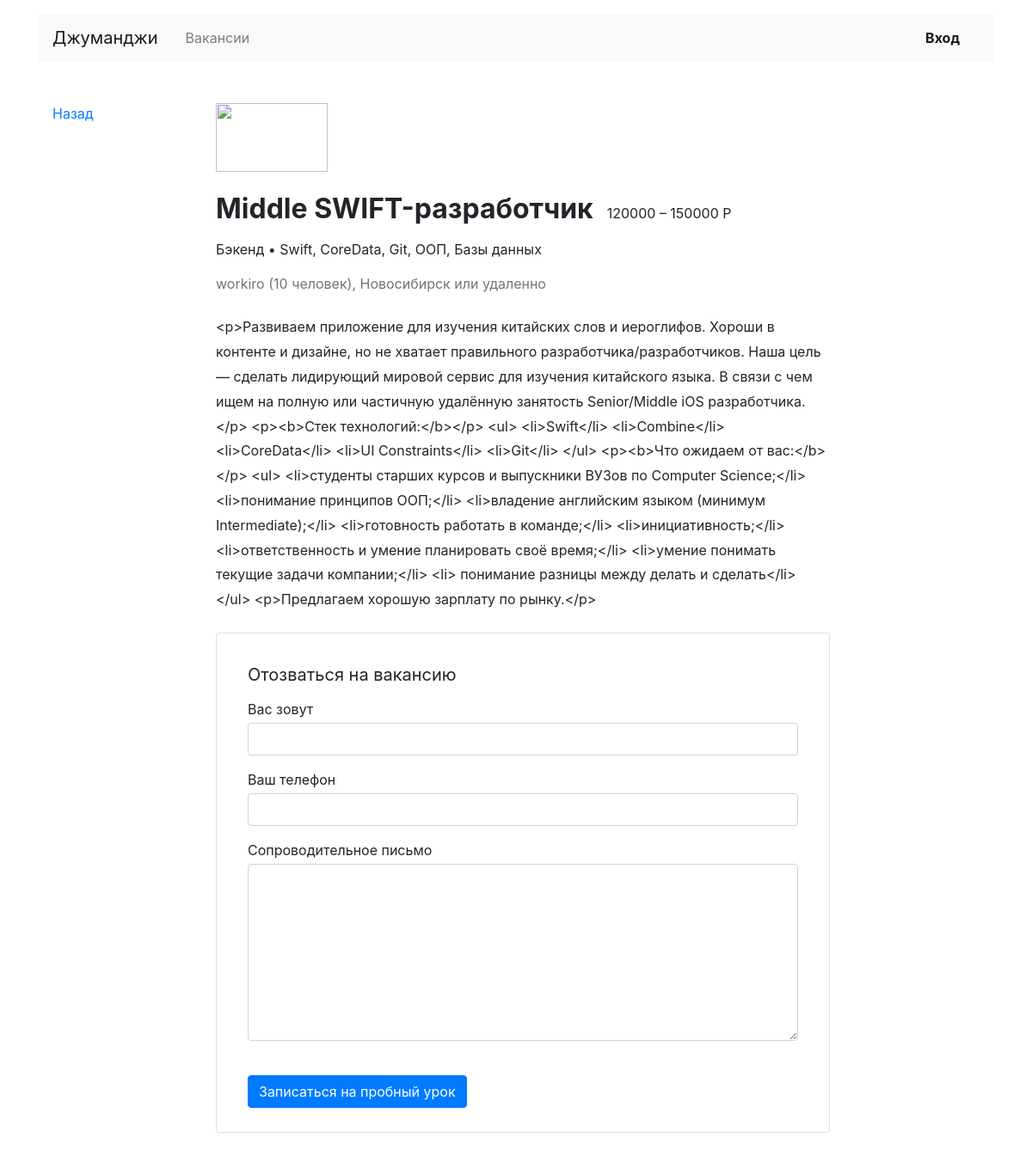
The app's page /vacancies/3/ with its own data.
### job_search/models.py (models this page shows, shortened)
class Vacancy(models.Model):
    id = models.IntegerField(primary_key=True)
    title = models.CharField(max_length=64)
    specialty = models.ForeignKey(Specialty, related_name='vacancies', on_delete=models.CASCADE)
    company = models.ForeignKey(Company, related_name='vacancies', on_delete=models.CASCADE)
    skills = models.CharField(max_length=1024)
    description = models.TextField()
    salary_from = models.IntegerField()
    salary_to = models.IntegerField()
    posted = models.DateField()

class Specialty(models.Model):
    code = models.CharField(max_length=64)
    title = models.CharField(max_length=64)
    picture = models.URLField(default='https://place-hold.it/100x60')

class Company(models.Model):
    id = models.IntegerField(primary_key=True)
    title = models.CharField(max_length=64)
    location = models.CharField(max_length=64)
    logo = models.URLField(default='https://place-hold.it/100x60')
    description = models.TextField()
    employee_count = models.IntegerField()

### job_search/views.py (the view)
# urls.py: path('vacancies/<int:pk>/', DetailVacancyView.as_view()),
class DetailVacancyView(DetailView):
    model = Vacancy
    context_object_name = 'vacancy'

### job_search/templates/job_search/vacancy_detail.html
{% extends 'job_search/base.html' %}
{% block container %}
  <main class="container mt-3 pb-5">
    <div class="row mt-5">
      <div class="col-12 col-lg-2">
        <div class="pl-3 mb-5">
          <p><a href="/vacancies/">Назад</a></p>
        </div>
      </div>
      <div class="col-12 col-lg-8">
        <section class="pl-3">
          <a href="#"><img src="https://place-hold.it/130x80" width="130" height="80" alt=""></a>
          <div class="d-flex align-items-baseline align-content-baseline">
            <h1 class="h2 mt-4 font-weight-bold" >{{ vacancy.title }}</h1>
            <p class="m-0 pl-3">{{ vacancy.salary_from }} – {{ vacancy.salary_to }} Р</p>
          </div>
          <p class="mt-2">{{ vacancy.specialty.title }} • {{ vacancy.skills }}</p>
          <p class="text-muted mb-4">{{ vacancy.company.title }} ({{ vacancy.company.employee_count }} человек), {{ vacancy.company.location }} или удаленно</p>
          <div style="line-height: 1.8;">
            {{ vacancy.description }}
          </div>
          <form action="/echo" class="card mt-4 mb-3" enctype="multipart/form-data">
            <div class="card-body mx-3">
              <p class="h5 mt-3 font-weight-normal">Отозваться на вакансию</p>
              <div class="form-group">
                <label class="mb-1 mt-2" for="userName">Вас зовут</label>
                <input class="form-control" type="text" placeholder="" id="userName">
              </div>
              <div class="form-group">
                <label class="mb-1" for="userPhone">Ваш телефон</label>
                <input class="form-control" type="tel" placeholder="" id="userPhone">
              </div>
              <div class="form-group">
                <label class="mb-1" for="userMsg" >Сопроводительное письмо</label>
                <textarea class="form-control" rows="8" id="userMsg"></textarea>
              </div>
              <input type="submit" class="btn btn-primary mt-4 mb-2" value="Записаться на пробный урок">
            </div>
          </form>
        </section>
      </div>
    </div>
  </main>
{% endblock %}

### records on screen
Vacancy: title "Middle SWIFT-разработчик", salary_from "120000", salary_to "150000", specialty "Бэкенд", skills "Swift, CoreData, Git, ООП, Базы данных", company "workiro", company.employee_count "10", company.location "Новосибирск", description "<p>Развиваем приложение для изучения китайских слов и иероглифов. Хороши в контенте и дизайне, но не хватает правильного разработчика/разработчиков. Наша цель — сделать лидирующий мировой сервис для изучения китайского языка. В связи с чем ищем на полную или частичную удалённую занятость Senior/Middle iOS разработчика.</p> <p><b>Стек технологий:</b></p> <ul> <li>Swift</li> <li>Combine</li> <li>CoreData</li> <li>UI Constraints</li> <li>Git</li> </ul> <p><b>Что ожидаем от вас:</b></p> <ul> <li>студенты старших курсов и выпускники ВУЗов по Computer Science;</li> <li>понимание принципов ООП;</li> <li>владение английским языком (минимум Intermediate);</li> <li>готовность работать в команде;</li>…"
